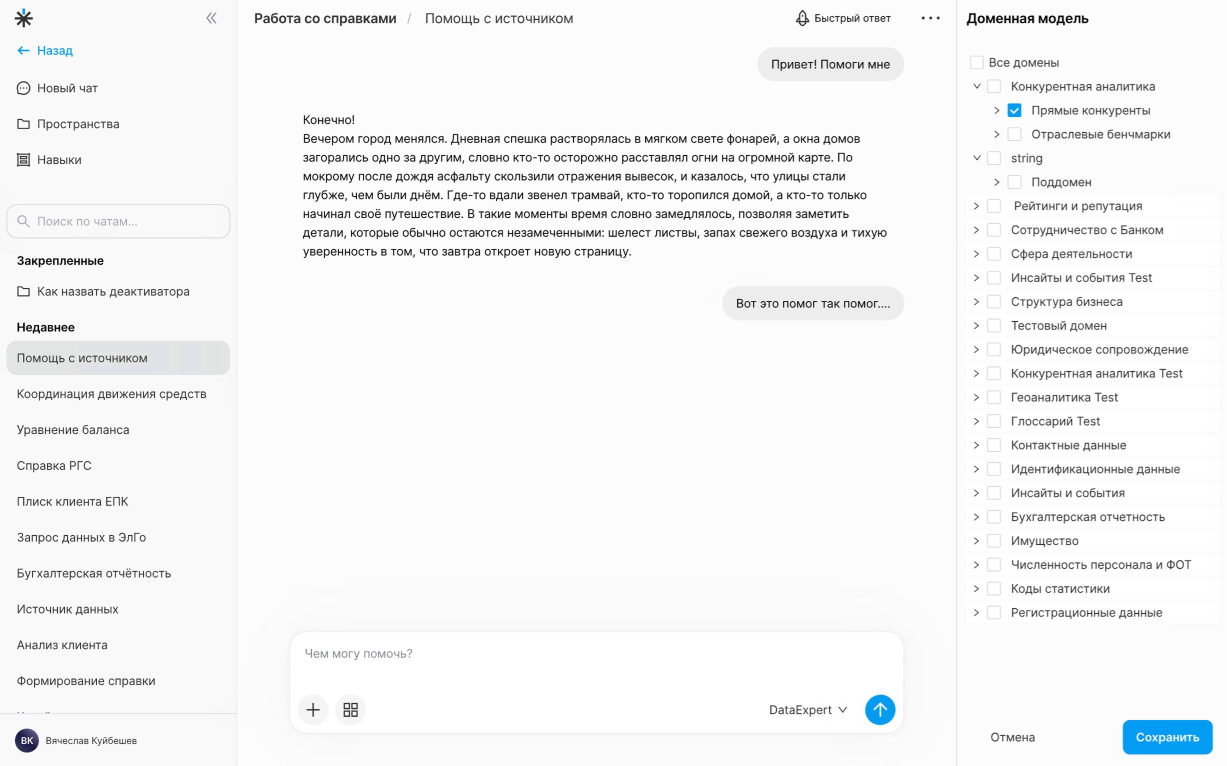
#> input picture design/assets/ai-space.png, 4906 x 3064 px (shown at 1/4 size); its folder holds only this picture in this run
$ python build.py
#> lines starting #> are read from the running program, lines starting #| are printed output that depends on the picture
#!/usr/bin/env python3
"""Сборка статического сайта из дизайн-референсов design/*.dc.html в dist/.

  python3 -m pip install -r requirements.txt
  SITE_URL=https://example.ru python3 build.py

Каждый референс — шаблон с привязками {{ ... }}, style-hover / style-after,
<sc-if>/<sc-for> и классом Component. Сборщик переносит разметку как есть,
превращая привязки в CSS-переменные и data-атрибуты, которые обслуживает
src/site.js. Картинки конвертируются в WebP с несколькими ширинами.
"""
import hashlib
import html
import json
import os
import re
import shutil
import sys
from pathlib import Path

from PIL import Image, ImageDraw, ImageFont

ROOT = Path(__file__).resolve().parent
DESIGN = ROOT / 'design'
ASSETS = DESIGN / 'assets'
SRC = ROOT / 'src'
DIST = ROOT / 'dist'
SITE_URL = os.environ.get('SITE_URL', 'https://gurevnind.ru').rstrip('/')

ACCENT = '#1B44E0'
SITE_JS = 'site.js'  # имя с хэшем содержимого задаётся в main()

# Метатеги подтверждения прав для панелей вебмастера; выводятся только на главной.
VERIFICATION = {
    'yandex-verification': '20485b39baa75f5a',
}
# Ключ IndexNow: файл /<ключ>.txt подтверждает, что уведомления шлёт владелец сайта.
INDEXNOW_KEY = 'd0c705f09210197d3875f06d88c2709b'

PAGES = {
    'Portfolio.dc.html': {
        'route': '/',
        'title': 'Дмитрий Гуревнин — продуктовый дизайнер',
        'desc': 'Портфолио продуктового дизайнера Дмитрия Гуревнина: внутренние data-heavy продукты, высоконагруженные системы, сложные данные и enterprise-сценарии.',
    },
    'Case Sber Platform v3.dc.html': {
        'route': '/cases/sber-platform/',
        'title': 'Корпоративная платформа клиентских данных — кейс · Дмитрий Гуревнин',
        'desc': 'Кейс: корпоративная банковская платформа для работы с данными корпоративных клиентов Сбера — 30 000+ пользователей ежедневно.',
    },
    'Case SberBusiness Consents.dc.html': {
        'route': '/cases/sberbusiness-consents/',
        'title': 'Раздел согласий в СберБизнес — кейс · Дмитрий Гуревнин',
        'desc': 'Кейс: раздел работы с согласиями в СберБизнес для 120 000+ активных пользователей с учётом требований регуляции.',
    },
    'Feature Client Form.dc.html': {
        'route': '/cases/sber-platform/client-form/',
        'title': 'Форма создания клиента — фича · Дмитрий Гуревнин',
        'desc': 'Фича корпоративной платформы: пошаговая форма создания клиента.',
    },
    'Feature Data Domains.dc.html': {
        'route': '/cases/sber-platform/data-domains/',
        'title': 'Домены данных и AI-пространство — фича · Дмитрий Гуревнин',
        'desc': 'Фича корпоративной платформы: управление доменами данных и AI-пространство.',
    },
    'Feature Bulk Operations.dc.html': {
        'route': '/cases/sber-platform/bulk-operations/',
        'title': 'Массовые операции по филиальной сети — фича · Дмитрий Гуревнин',
        'desc': 'Фича корпоративной платформы: автоматизация массовых операций по филиальной сети.',
    },
}
# Старые имена референсов, на которые ещё ссылается код.
ALIASES = {'Case Sber Platform v2.dc.html': 'Case Sber Platform v3.dc.html'}
FEATURE_SLUGS = {
    'Feature Client Form': 'client-form',
    'Feature Data Domains': 'data-domains',
    'Feature Bulk Operations': 'bulk-operations',
}

# Ширины для srcset; оригинал (не шире MAX_W) всегда идёт в src — его же открывает лайтбокс.
MAX_W = 2900
WIDTHS = (960, 1600)
# sizes для картинок, которые на экране заметно уже вьюпорта.
SIZES = {
    'avatar-full': '200px',
    **{n: '(max-width: 640px) 100vw, 420px' for n in ('istanbul', 'dnd', 'mushrooms', 'travel', 'altai', 'altai-nose', 'podcast')},
}
DEFAULT_SIZES = '(min-width: 1792px) 1632px, 100vw'


# ---------------------------------------------------------------- images

image_info = {}


def build_images():
    out = DIST / 'assets'
    out.mkdir(parents=True, exist_ok=True)
    for p in sorted(ASSETS.iterdir()):
        if p.suffix.lower() != '.png':
            if p.is_file():
                shutil.copy2(p, out / p.name)
            continue
        with Image.open(p) as im:
#> im is the input picture: PIL image 4906x3064 RGBA; mean R, G, B, A 244.5, 245.1, 245.5, 255
            im.load()
            w, h = im.size
#> w = 4906; h = 3064
            if im.mode not in ('RGB', 'RGBA'):
                im = im.convert('RGBA')
            variants = []
            full_w = min(w, MAX_W)
#> full_w = 2900
            for tw in sorted({x for x in WIDTHS if x < full_w} | {full_w}):
                name = p.stem + ('.webp' if tw == full_w else f'-{tw}.webp')
                dst = out / name
                if not dst.exists() or dst.stat().st_mtime < p.stat().st_mtime:
                    th = round(h * tw / w)
                    (im if tw == w else im.resize((tw, th), Image.LANCZOS)).save(dst, 'WEBP', quality=82, method=6)
                variants.append((tw, name))
#> this loop made 3 passes
#> pass 1, in build_images, `(im if tw == w else im.resize((tw, th), Image.LANCZOS)).save(dst, 'WEB..`:
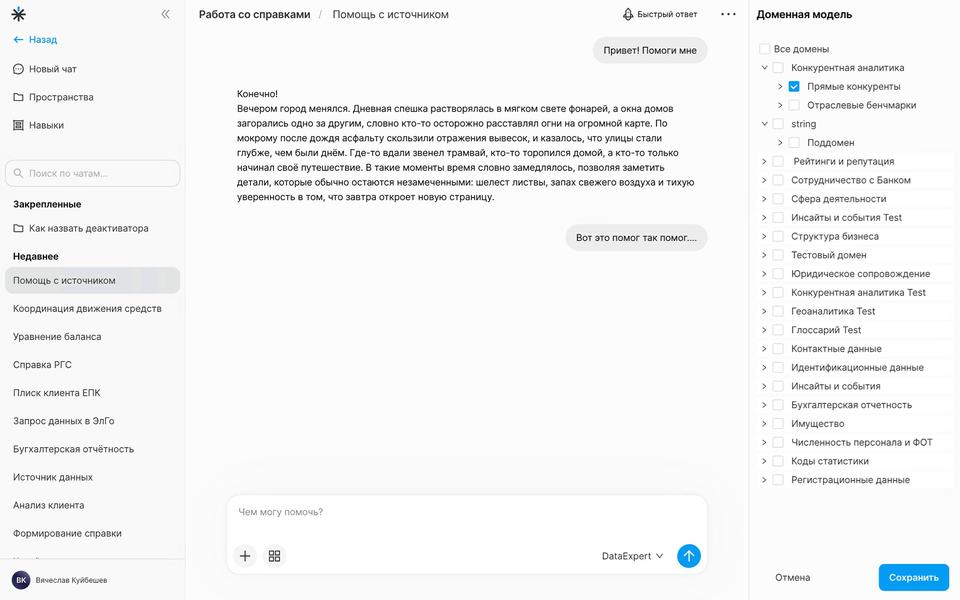
#> saved as ai-space-960.webp: PIL image 960x600 RGBA; mean R, G, B, A 244.2, 244.8, 245.2, 255
#> pass 2, in build_images, `(im if tw == w else im.resize((tw, th), Image.LANCZOS)).save(dst, 'WEB..`:
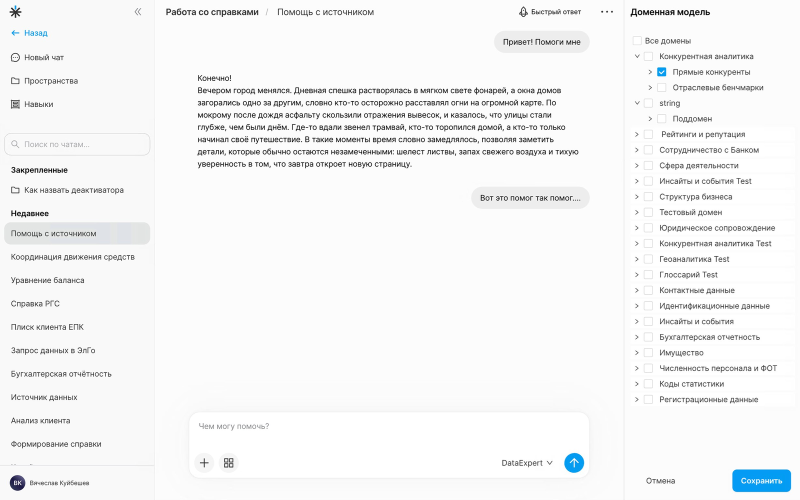
#> saved as ai-space-1600.webp: PIL image 1600x999 RGBA (shown at 1/2 size); mean R, G, B, A 244.3, 245, 245.3, 255
#> after the loop, variants = [(960, 'ai-space-960.webp'), (1600, 'ai-space-1600.webp')]
        image_info[p.stem] = {'w': full_w, 'h': round(h * full_w / w), 'variants': variants}
    print(f'images: {len(image_info)}')


# [5 lines left out: function asset_url, not called in this run]


# ---------------------------------------------------------------- template conversion

TOKEN_RE = re.compile(r'<!--.*?-->|<(/?)([a-zA-Z][\w-]*)((?:\s+[^\s=/>]+(?:="[^"]*")?)*)\s*(/?)>', re.S)
ATTR_RE = re.compile(r'([^\s=/>]+)(?:="([^"]*)")?')
BIND_RE = re.compile(r'{{\s*([\w.]+)\s*}}')
EVENTS = {'onClick': 'click', 'onMouseEnter': 'mouseenter', 'onMouseLeave': 'mouseleave', 'onMouseDown': 'mousedown'}
VOID = {'img', 'br', 'meta', 'input', 'hr', 'source', 'link'}


# [9 lines left out: function map_url, not called in this run]


class Converter:
    # [156 lines left out: functions __init__, css_value, rule, start_tag, img_attrs, text and 2 more, not called in this run]


# ---------------------------------------------------------------- pages

BASE_CSS = (
    'dc-if,dc-for{display:contents}dc-if[hidden]{display:none!important}'
    ':focus-visible{outline:2px solid ' + ACCENT + ';outline-offset:2px}'
    # Точки карусели 6px — расширяем зону нажатия без изменения вида.
    'button[aria-label="Слайд"]{position:relative}'
    'button[aria-label="Слайд"]::before{content:"";position:absolute;inset:-9px -3px}'
)


def abs_url(path):
    return (SITE_URL + path) if SITE_URL else path


# [79 lines left out: functions head, fix_script, build_page, not called in this run]


def minify_css(s):
    return re.sub(r'\s*\n\s*', '', s).strip()


# [24 lines left out: function build_404, not called in this run]


# ---------------------------------------------------------------- icons, og, seo files

FLOWER_SVG = f'''<svg xmlns="http://www.w3.org/2000/svg" viewBox="0 0 32 32"><g fill="{ACCENT}"><circle cx="16" cy="4.5" r="4.4"/><circle cx="27.5" cy="16" r="4.4"/><circle cx="16" cy="27.5" r="4.4"/><circle cx="4.5" cy="16" r="4.4"/><circle cx="16" cy="16" r="8"/></g><circle cx="16" cy="16" r="4.2" fill="#fff"/></svg>
'''


# [20 lines left out: functions draw_flower, find_font, not called in this run]


def font(bold, size):
    f = find_font(bold)
    return ImageFont.truetype(f, size) if f else ImageFont.load_default()


# [45 lines left out: functions build_icons_and_og, build_seo_files, not called in this run]


def main():
    if DIST.exists():
        for p in DIST.iterdir():
            if p.name != 'assets':
                shutil.rmtree(p) if p.is_dir() else p.unlink()
    DIST.mkdir(exist_ok=True)
    build_images()
    global SITE_JS
    js = (SRC / 'site.js').read_bytes()
    SITE_JS = f'site.{hashlib.sha1(js).hexdigest()[:8]}.js'
    for old in (DIST / 'assets').glob('site.*.js'):
        old.unlink()
    (DIST / 'assets' / SITE_JS).write_bytes(js)
    shutil.copy2(SRC / '_headers', DIST / '_headers')
    for fname, meta in PAGES.items():
        build_page(fname, meta)
    build_404()
    build_icons_and_og()
    build_seo_files()
    if not SITE_URL:
        print('note: SITE_URL не задан — canonical, og:url и sitemap.xml пропущены', file=sys.stderr)


if __name__ == '__main__':
#> (the run stopped early here; a loop or call above may not have finished)

$ run again, on design/assets/bulk-step4-full.png
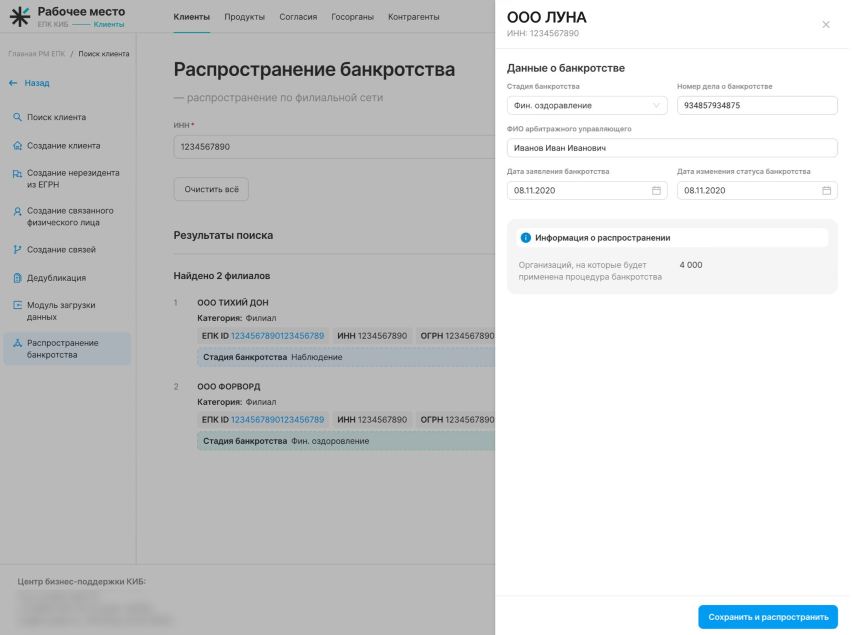
#> input picture design/assets/bulk-step4-full.png, 2560 x 1905 px (shown at 1/3 size)
#> in build_images, im is the input picture: PIL image 2560x1905 RGBA; mean R, G, B, A 208.5, 209.8, 210.5, 255
#> the loop in build_images, `for tw in sorted({x for x in WIDTHS if x < full_w} | {full_w}):` made 3 passes
#> pass 1, in build_images, `(im if tw == w else im.resize((tw, th), Image.LANCZOS)).save(dst, 'WEB..`:
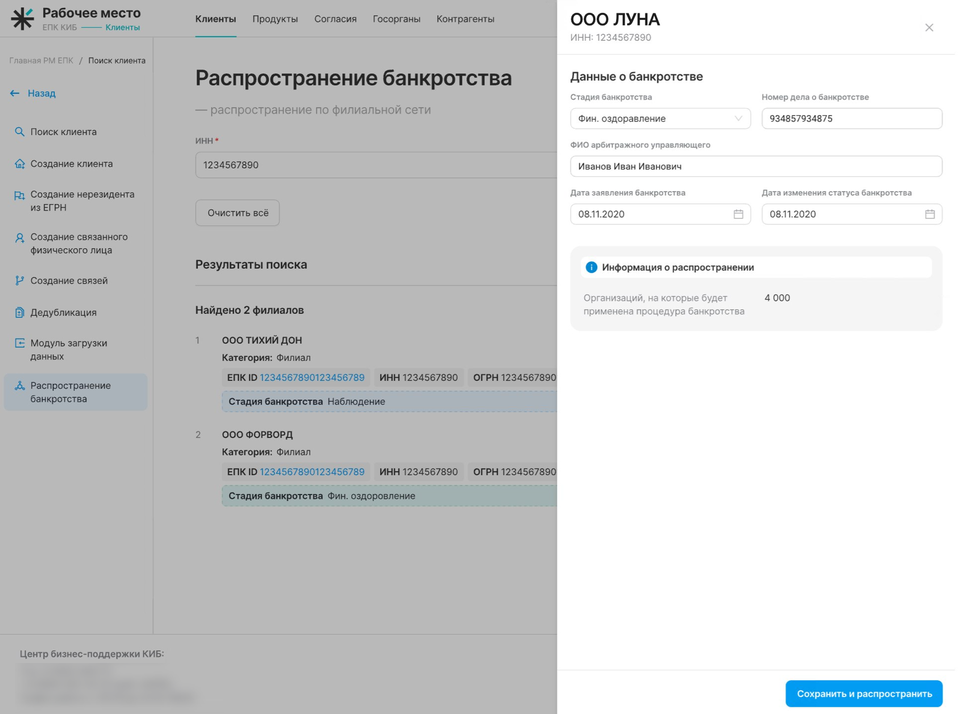
#> saved as bulk-step4-full-960.webp: PIL image 960x714 RGBA; mean R, G, B, A 208.4, 209.8, 210.5, 255
#> pass 2, in build_images, `(im if tw == w else im.resize((tw, th), Image.LANCZOS)).save(dst, 'WEB..`:
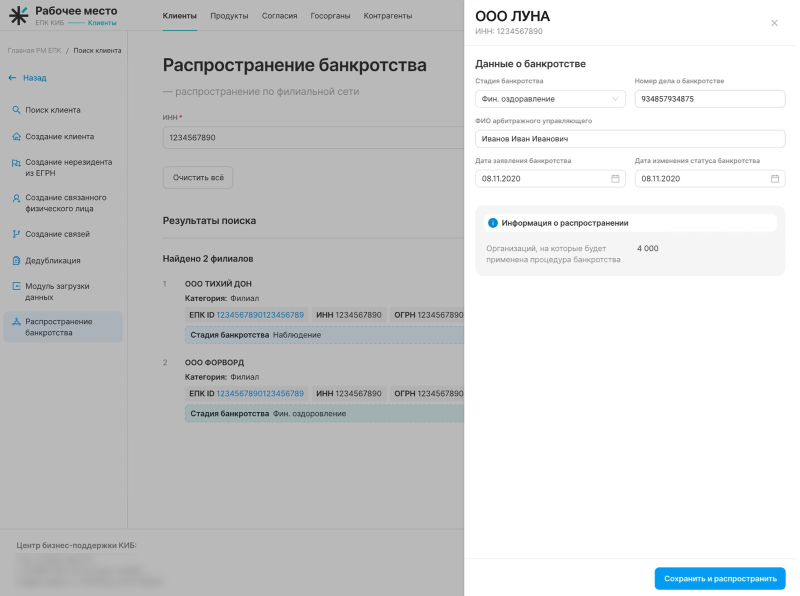
#> saved as bulk-step4-full-1600.webp: PIL image 1600x1191 RGBA (shown at 1/2 size); mean R, G, B, A 208.5, 209.8, 210.5, 255
#> after the loop in build_images, `for tw in sorted({x for x in WIDTHS if x < full_w} | {full_w}):`: variants = [(960, 'bulk-step4-full-960.webp'), (1600, 'bulk-step4-full-1600.webp')]

$ run again, on design/assets/bulk-step4.png
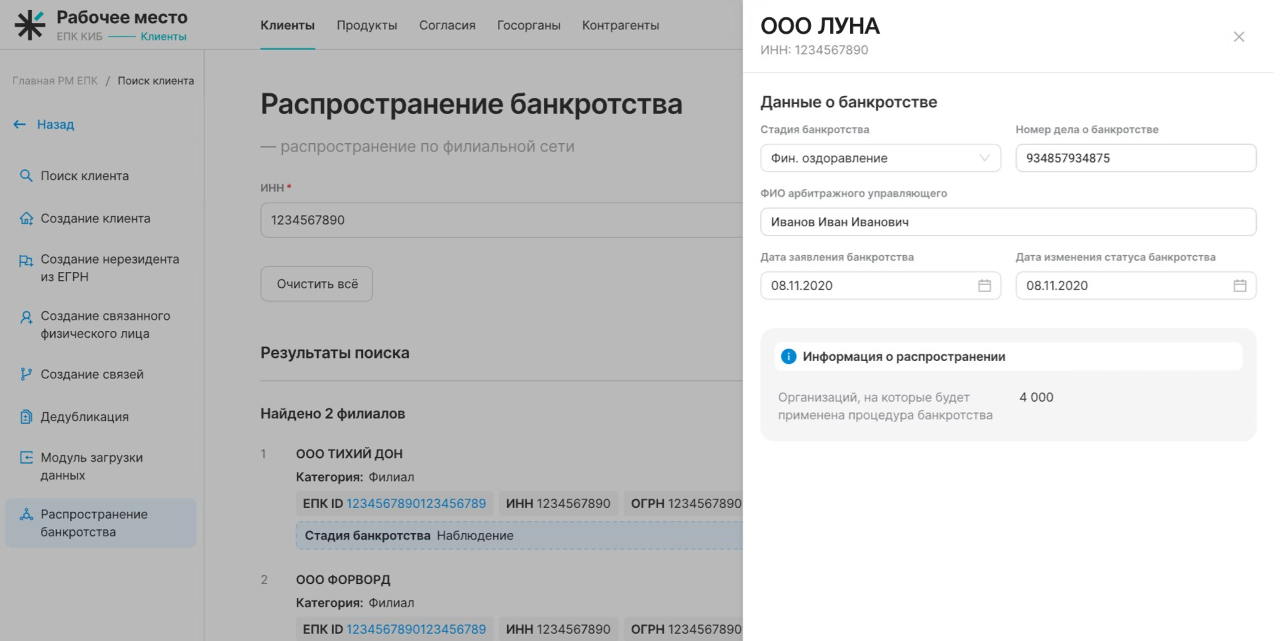
#> input picture design/assets/bulk-step4.png, 2560 x 1282 px (shown at 1/2 size)
#> in build_images, im is the input picture: PIL image 2560x1282 RGBA; mean R, G, B, A 208.5, 209, 209.3, 255
#> the loop in build_images, `for tw in sorted({x for x in WIDTHS if x < full_w} | {full_w}):` made 3 passes
#> pass 1, in build_images, `(im if tw == w else im.resize((tw, th), Image.LANCZOS)).save(dst, 'WEB..`:
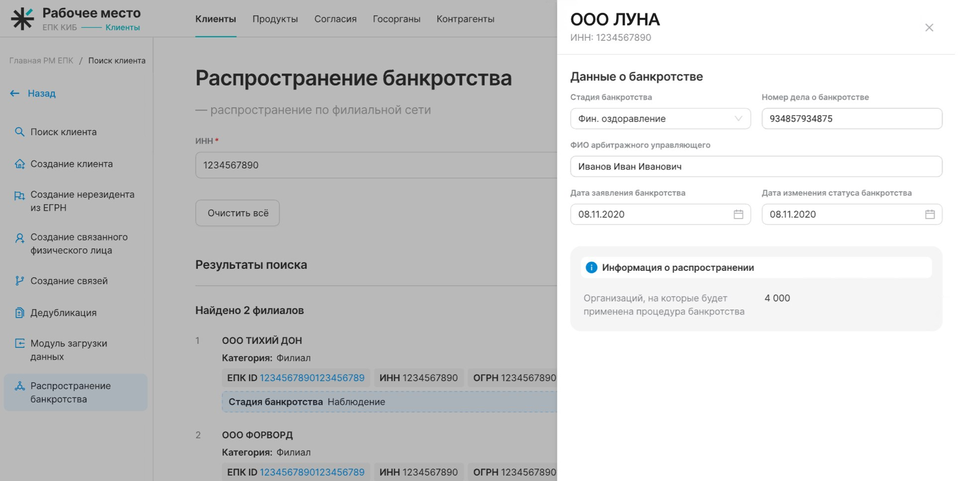
#> saved as bulk-step4-960.webp: PIL image 960x481 RGBA; mean R, G, B, A 208.4, 208.9, 209.3, 255
#> pass 2, in build_images, `(im if tw == w else im.resize((tw, th), Image.LANCZOS)).save(dst, 'WEB..`:
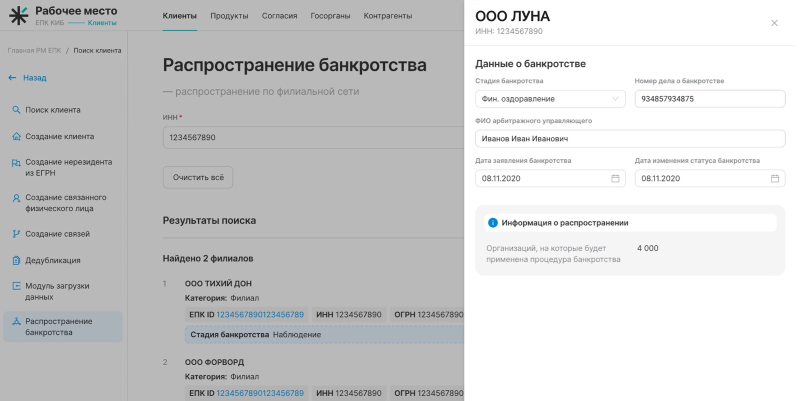
#> saved as bulk-step4-1600.webp: PIL image 1600x801 RGBA (shown at 1/2 size); mean R, G, B, A 208.5, 209, 209.3, 255
#> after the loop in build_images, `for tw in sorted({x for x in WIDTHS if x < full_w} | {full_w}):`: variants = [(960, 'bulk-step4-960.webp'), (1600, 'bulk-step4-1600.webp')]
